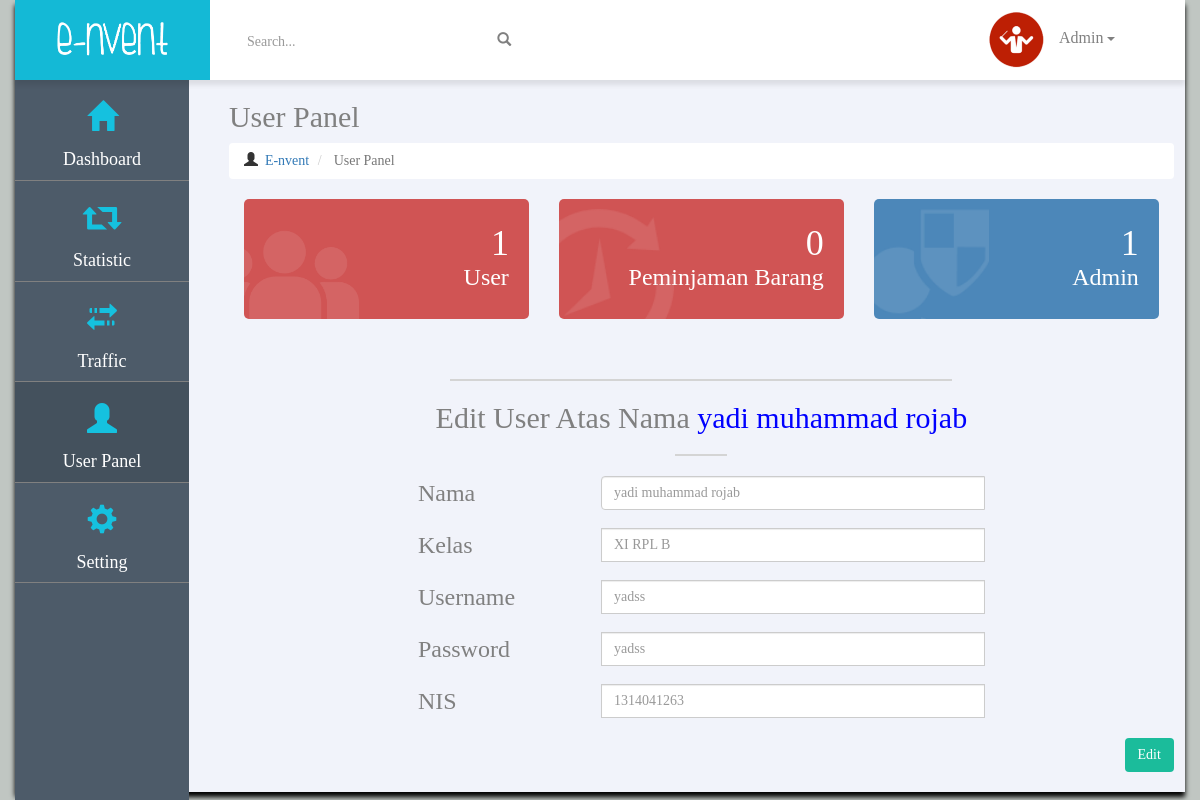
Page /page/admin/edit.php?id=3 (signed in) on the earlier database version.
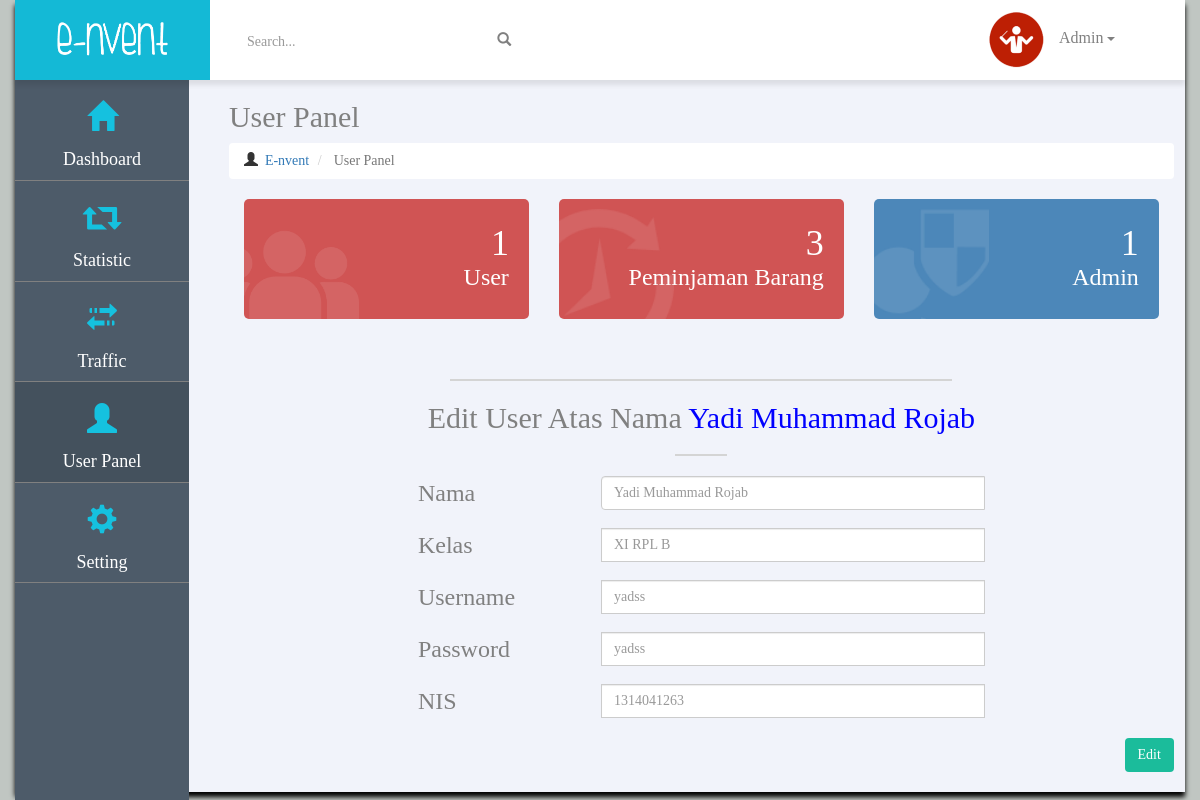
Same page on the later database version.
### tables this page shows
CREATE TABLE IF NOT EXISTS `user` (
  `USER_ID` int(11) NOT NULL AUTO_INCREMENT,
  `USERNAME` varchar(100) NOT NULL,
  `PASSWORD` varchar(100) NOT NULL,
  `TIPE` varchar(100) DEFAULT NULL,
  `NAMA` varchar(50) DEFAULT NULL,
  `KELAS` varchar(20) NOT NULL,
  `JENIS_KELAMIN` varchar(15) DEFAULT NULL,
  `NIS` int(11) NOT NULL,
  `ALAMAT` varchar(200) NOT NULL,
  `BANYAK_MEMINJAM` int(11) DEFAULT NULL,
  `FOTO` varchar(500) DEFAULT NULL,
  `BACKGROUND` varchar(500) DEFAULT NULL,
  PRIMARY KEY (`USER_ID`),
  UNIQUE KEY `NIS` (`NIS`)
);

### page/admin/edit.php (the view, shortened to what the changed rows need)
<?php
include('../../system/function.php');
?>
<html>
<head>
	<link rel="stylesheet" href="../../css/bootstrap.min.css">
	<link rel="stylesheet" href="../../css/bootstrap-theme.min.css">
	<link rel="stylesheet" type="text/css" href="../../css/tambahan.css">
</head>
<body style='background:#C0C6C2;'>
  <div class='container' style='background:#F1F3FA;height:auto;padding:0;box-shadow: 0 5px 5px black;'>
<br><br><br><br>
<div class='container' style='padding:0;'>
  <div class='col-md-2' style='height:2000px;background:#4D5B69;padding:0;position:fixed;width:14.5%;'>
    <a href="index.php"><div class='col-md-12 lain' style='border-bottom:1px solid grey;'>
      <center><h2 class='glyphicon glyphicon-home' style='color:#15c1df;'></h2>
      </center>
    </div>
    </a>
    <a href="statistic.php"><div class='col-md-12 lain' style='border-bottom:1px solid grey;'>
      <center><h2 class='glyphicon glyphicon-retweet' style='color:#15c1df;'></h2>
      </center>
    </div>
    </a>
    <a href="traffic.php"><div class='col-md-12 lain' style='border-bottom:1px solid grey;'>
      <center><h2 class='glyphicon glyphicon-transfer' style='color:#15c1df;'></h2>
      </center>
    </div>
    </a>
    <a href="user.php"><div class='col-md-12 active' style='border-bottom:1px solid grey;'>
      <center><h2 class='glyphicon glyphicon-user' style='color:#15c1df;'></h2>
      </center>
    </div>
    </a>
    <a href="setting.php"><div class='col-md-12 lain' style='height:100px;border-bottom:1px solid grey;'>
      <center><h2 class='glyphicon glyphicon-cog' style='color:#15c1df;'></h2>
      </center>
    </div>
    </a>
  </div>
  <div class='col-md-10' style='margin-left:17%;'>
    <h2 style='color:grey;'>User Panel</h2>
    <div class='col-md-4'>
      <div class='user'>
        <h1 class='text-right' style='margin:0;padding-top:25px;margin-right:20px;color:white;'><?php jumlah_user(); ?> </h1>
      </div>
    </div>
    <div class='col-md-4'>
      <div class='riwayat'>
        <h1 class='text-right' style='margin:0;padding-top:25px;margin-right:20px;color:white;'><?php jumlah_peminjaman(); ?></h1>
        <h3 class='pull-right' style='margin:0;margin-right:20px;'> Peminjaman Barang </h3>
      </div>
    </div>
    <div class='col-md-4'>
      <div class='admin'>
        <h1 class='text-right' style='margin:0;padding-top:25px;margin-right:20px;color:white;'><?php jumlah_admin(); ?></h1>
      </div>
    </div>
<?php
  $id = $_GET['id'];
  $sql = mysql_query("SELECT *FROM user WHERE USER_ID='".$id."'");
  $data = mysql_fetch_array($sql);
  $name = $data['NAMA'];
  $kelas = $data['KELAS'];
  $username = $data['USERNAME'];
  $NIS = $data['NIS'];
 ?>
  <h2 class='text-center' style='color:grey;'> Edit User Atas Nama <font color="blue"> <?php echo $name ?> </font></h2>
  <form method="post" action="../../system/edituser.php">
    <center>
    <table width='60%'>
    <tr>
      <td>
      <div class="input-group" style='width:100%;'>
      <input type="text" name="nama" class="form-control" placeholder='<?php echo $name; ?>' value="" required>
      </div>
      </td>
    </tr>
    <tr>
      <td>
      <div class="input-group" style='width:100%;'>
      <input type="text" name="kelas" class="form-control" placeholder='<?php echo $kelas ?>' value="" required>
      </div>
      </td>
    </tr>
    <tr>
      <td>
      <div class="input-group" style='width:100%;'>
      <input type="text" name="username" class="form-control" placeholder='<?php echo $username ?>' value="" required>
      </div>
      </td>
    </tr>
    <tr>
      <td>
      <div class="input-group" style='width:100%;'>
      <input type="text" name="NIS" class="form-control" placeholder='<?php echo $NIS ?>' value="" required>
      </div>
      </td>
    </tr>
    </table>
    </center>
    <br>
  </form>
  <br><br>
  </div>
</div>
</div>
</body>
</html>

### system/function.php (shortened to what the changed rows need)
<?php
function jumlah_user(){
	$user = mysql_query("SELECT * FROM user where TIPE='user'");
	$total = mysql_num_rows($user);
	$output =  $total;
	echo $output;
}
function jumlah_admin(){
	$admin = mysql_query("SELECT * FROM user WHERE tipe='admin'");
	$total = mysql_num_rows($admin);
	echo $total;
}
function jumlah_peminjaman(){
	$peminjam = mysql_query("SELECT * FROM peminjam");
  	$total = mysql_num_rows($peminjam);
	echo $total;
}
?>

Differences in the rows shown:
changed user "XI RPL B": NAMA "yadi muhammad rojab" → "Yadi Muhammad Rojab"; nama "yadi muhammad rojab" → "Yadi Muhammad Rojab"
Other differences:
$total: "0" → "3"
